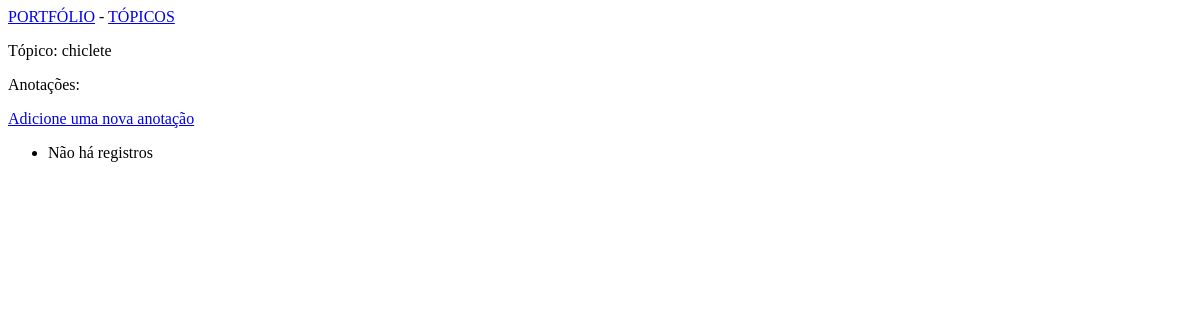
Before: /topics/4/ with the older database file.
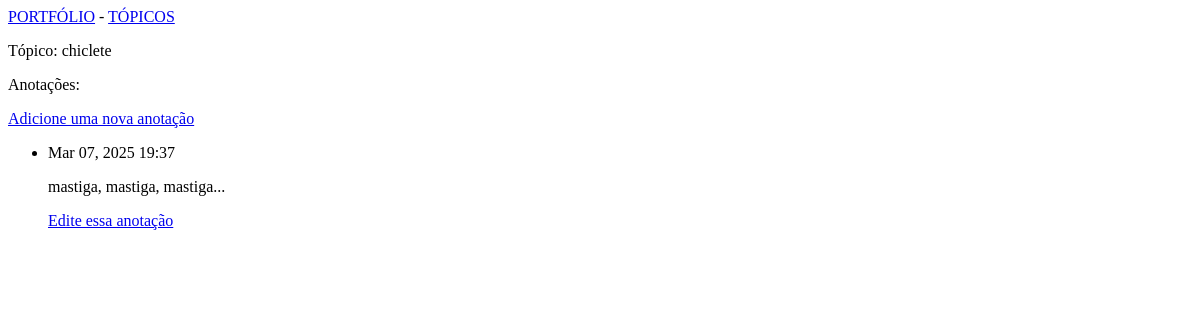
After: the same page with the newer database file.
### omg_djangos/models.py (models this page shows, shortened)
class Topic(models.Model):
    text = models.CharField(max_length=200)
    date_added = models.DateTimeField(auto_now_add=True)
    def __str__(self):
        return self.text

class Entry(models.Model):
    topic = models.ForeignKey(Topic, on_delete=models.CASCADE) # CASCADE, PROTECT, SET_NULL
    text = models.TextField()
    date_added = models.DateTimeField(auto_now_add=True)
    class Meta: # inútil, mas profissional
        verbose_name_plural = 'entries'

### omg_djangos/views.py (the view)
# urls.py: path('topics/<topic_id>/', views.topic, name='topic'), # url/topics/n
def topic(request, topic_id):
    topic = Topic.objects.get(id=topic_id)
    entries = topic.entry_set.order_by('-date_added')
    context = {"topic": topic, 'entries': entries}
    return render(request, 'omg_djangos/topic.html', context)

### omg_djangos/templates/omg_djangos/topic.html
{%extends "omg_djangos/base.html"%}
{%block content%}
    <p>Tópico: {{ topic }}</p>
    <p>Anotações: </p>
    <p>
        <a href="{% url 'new_entry' topic.id %}">Adicione uma nova anotação</a>
    </p>
    <ul>
        {% for entry in entries %}
            <li>
                <p>{{ entry.date_added | date:'M d, Y H:i' }}</p>
                <p>{{ entry.text | linebreaks }}</p>
                <p>
                    <a href="{% url 'edit_entry' entry.id %}">Edite essa anotação</a>
                </p>
            </li>
            {% empty %}
            <li>Não há registros</li>
        {% endfor %}
    </ul>
{%endblock content%}

### omg_djangos/templates/omg_djangos/base.html
<a href="{% url 'index' %}">PORTFÓLIO</a> -
<a href="{% url 'topics' %}">TÓPICOS</a>
{% block content %}{% endblock content %}

Changed rows visible on the page:
added Entry: date_added "Mar 07, 2025 19:37", text "mastiga, mastiga, mastiga..."
Other visible differences:
text no longer shown: "Não há registros"
